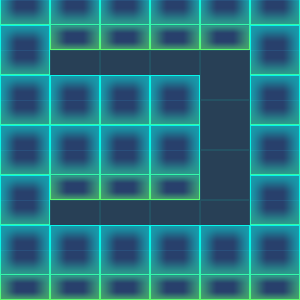

A 2D game scene composited from a Tiled map and its tileset images. What follows is a short description and the map's XML, with every tile layer's data as written:
An orthogonal 6x6 tile map with 50x50 px tiles, 4 tile layers (BG, WallBottom, Play, WallUp) and 2 objects (Hero, End).

<map version="1.0" orientation="orthogonal" renderorder="right-down" width="6" height="6" tilewidth="50" tileheight="50" nextobjectid="7">
 <tileset firstgid="1" name="tiles" tilewidth="50" tileheight="50" tilecount="6">
  <image source="tiles.png" width="50" height="300" />
  <terraintypes>
   <terrain name="新地形" tile="-1" />
  </terraintypes>
  <tile id="1">
   <properties>
    <property name="type" value="wall" />
   </properties>
  </tile>
  <tile id="3">
   <properties>
    <property name="type" value="wall" />
   </properties>
  </tile>
  <tile id="4">
   <properties>
    <property name="type" value="floor" />
   </properties>
  </tile>
  <tile id="5">
   <properties>
    <property name="type" value="wall" />
   </properties>
  </tile>
 </tileset>
 <layer name="BG" width="6" height="6">
  <data encoding="csv">
6,6,6,6,6,6,
6,5,5,5,5,6,
6,6,6,6,5,6,
6,6,6,6,5,6,
6,5,5,5,5,6,
6,6,6,6,6,6
</data>
 </layer>
 <layer name="WallBottom" width="6" height="6">
  <data encoding="csv">
4,2,2,2,2,4,
4,0,0,0,0,4,
4,4,4,4,0,4,
4,2,2,2,0,4,
4,0,0,0,0,4,
2,2,2,2,2,2
</data>
 </layer>
 <objectgroup name="Coin" />
 <objectgroup name="Actor" opacity="0.79">
  <object id="5" name="Hero" x="75" y="225" width="10" height="10" />
  <object id="6" name="End" x="73.5" y="73.5" />
 </objectgroup>
 <layer name="Play" width="6" height="6">
  <data encoding="csv">
0,0,0,0,0,0,
0,0,0,0,0,0,
0,0,0,0,0,0,
0,0,0,0,0,0,
0,0,0,0,0,0,
0,0,0,0,0,0
</data>
 </layer>
 <layer name="WallUp" width="6" height="6">
  <data encoding="csv">
0,0,0,0,0,0,
0,1,1,1,0,0,
0,0,0,0,0,0,
0,0,0,0,0,0,
0,1,1,1,1,0,
0,0,0,0,0,0
</data>
 </layer>
</map>
